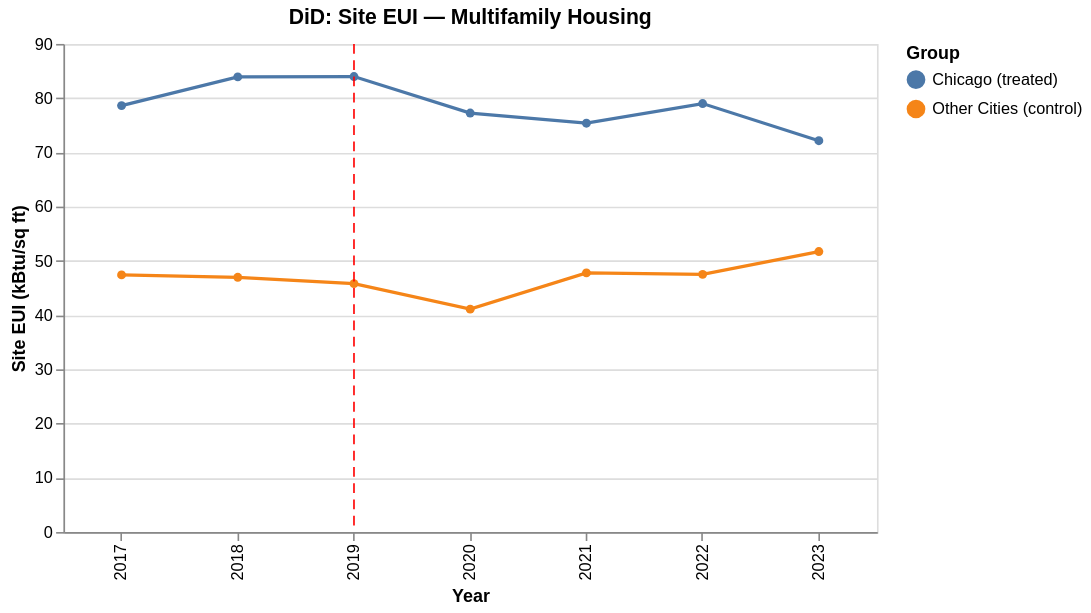

Notebook code cell kept with this figure:
### Code cell
pu.plot_did_trend(
    mf_panel,
    year_col="Data Year",
    group_col="LowRating",
    outcome_col="Site EUI (kBtu/sq ft)",
    policy_year=2019,
    group_labels={1: "Chicago (treated)", 0: "Other Cities (control)"},
    title="DiD: Site EUI — Multifamily Housing",
)

### Figure 1 — Vega-Lite specification as saved in the notebook (floating-point values rounded to 4 significant figures)
{"config": {"view": {"continuousWidth": 300, "continuousHeight": 300}}, "layer": [{"data": {"name": "data-d73004da99f4c59c292d50db25c885e0"}, "mark": {"type": "line", "point": true}, "encoding": {"color": {"field": "LowRating", "title": "Group", "type": "nominal"}, "tooltip": [{"field": "Data Year", "title": "Year", "type": "ordinal"}, {"field": "LowRating", "title": "Group", "type": "nominal"}, {"field": "MeanOutcome", "format": ".2f", "title": "Mean Outcome", "type": "quantitative"}], "x": {"field": "Data Year", "title": "Year", "type": "ordinal"}, "y": {"field": "MeanOutcome", "title": "Site EUI (kBtu/sq ft)", "type": "quantitative"}}}, {"data": {"name": "data-dc8e9d07163f5c9a3a199184f074ad34"}, "mark": {"type": "rule", "color": "red", "strokeDash": [6, 4]}, "encoding": {"x": {"field": "x", "type": "ordinal"}}}], "height": 300, "title": "DiD: Site EUI — Multifamily Housing", "width": 500, "$schema": "https://vega.github.io/schema/vega-lite/v6.1.0.json", "datasets": {"data-d73004da99f4c59c292d50db25c885e0": [{"Data Year": 2017, "LowRating": "Other Cities (control)", "MeanOutcome": 47.41}, {"Data Year": 2017, "LowRating": "Chicago (treated)", "MeanOutcome": 78.62}, {"Data Year": 2018, "LowRating": "Other Cities (control)", "MeanOutcome": 46.96}, {"Data Year": 2018, "LowRating": "Chicago (treated)", "MeanOutcome": 83.92}, {"Data Year": 2019, "LowRating": "Other Cities (control)", "MeanOutcome": 45.8}, {"Data Year": 2019, "LowRating": "Chicago (treated)", "MeanOutcome": 83.99}, {"Data Year": 2020, "LowRating": "Other Cities (control)", "MeanOutcome": 41.1}, {"Data Year": 2020, "LowRating": "Chicago (treated)", "MeanOutcome": 77.25}, {"Data Year": 2021, "LowRating": "Other Cities (control)", "MeanOutcome": 47.78}, {"Data Year": 2021, "LowRating": "Chicago (treated)", "MeanOutcome": 75.39}, {"Data Year": 2022, "LowRating": "Other Cities (control)", "MeanOutcome": 47.52}, {"Data Year": 2022, "LowRating": "Chicago (treated)", "MeanOutcome": 79.01}, {"Data Year": 2023, "LowRating": "Other Cities (control)", "MeanOutcome": 51.72}, {"Data Year": 2023, "LowRating": "Chicago (treated)", "MeanOutcome": 72.15}], "data-dc8e9d07163f5c9a3a199184f074ad34": [{"x": 2019}]}}
